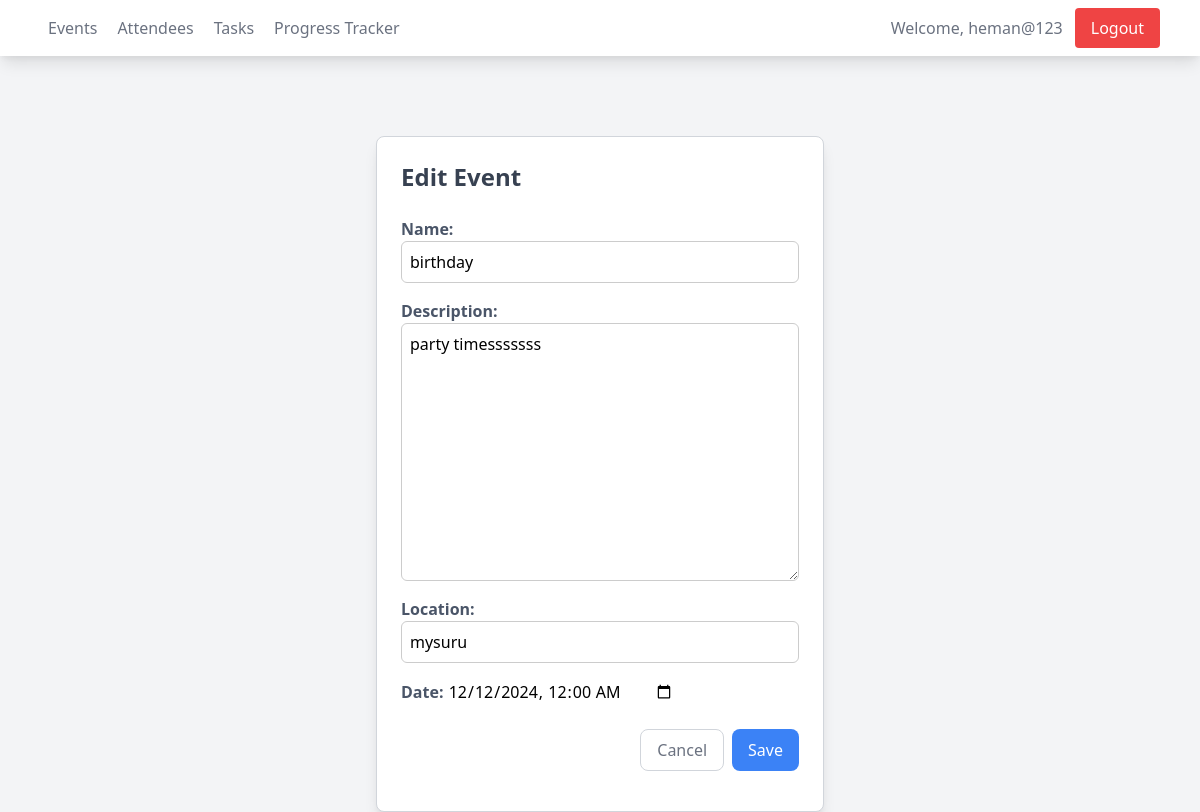
/events/edit/3/ (signed in), run on the app's committed database.
### dashboard/models.py (models this page shows, shortened)
class Event(models.Model):
    name = models.CharField(max_length=200)
    description = models.TextField()
    location = models.CharField(max_length=200)
    date = models.DateTimeField()
    attendees = models.ManyToManyField(Attendee, related_name='events', blank=True)
    created_by = models.ForeignKey(User, on_delete=models.CASCADE)
    created_at = models.DateTimeField(auto_now_add=True)
    updated_at = models.DateTimeField(auto_now=True)

### dashboard/views.py (the view)
# urls.py: path('events/edit/<int:event_id>/', views.edit_event, name='edit_event'),
@user_passes_test(is_admin)
@login_required
def edit_event(request, event_id):
    event = get_object_or_404(Event, id=event_id)
    if request.method == 'POST':
        form = EventForm(request.POST, instance=event)
        if form.is_valid():
            form.save()
            return redirect('event_list')
    else:
        form = EventForm(instance=event)
    return render(request, 'dashboard/edit_event.html', {'form': form, 'event': event})

### dashboard/forms.py
class EventForm(forms.ModelForm):
    date = forms.DateTimeField(widget=forms.DateTimeInput(attrs={'type': 'datetime-local'}))
    class Meta:
        model = Event
        fields = ['name', 'description', 'location', 'date']

### dashboard/views.py (called while the page is built)
def is_admin(user):
    return user.is_staff or user.is_superuser

### dashboard/templates/dashboard/edit_event.html (shortened to what this page needs)
{% extends 'base.html' %}
{% block content %}
<div class="max-w-4xl mx-auto mt-20 px-4 sm:px-6 lg:px-8">
    <div class="mx-auto p-6 border border-gray-300 w-full max-w-md shadow-lg rounded-lg bg-white">
        <h2 class="text-2xl font-semibold mb-6 text-gray-700">Edit Event</h2>
        <form method="post" action="{% url 'edit_event' event.id %}">
            <div class="space-y-4">
                {{ form.as_p }}
            </div>
            <div class="flex justify-end mt-6">
                <button type="button" onclick="window.history.back()"
                        class="mr-2 px-4 py-2 border border-gray-300 rounded-lg text-gray-500 hover:text-gray-700 hover:bg-gray-100 transition">
                    Cancel
                </button>
                <button type="submit"
                        class="px-4 py-2 bg-blue-500 text-white rounded-lg hover:bg-blue-600 transition">
                    Save
                </button>
            </div>
        </form>
    </div>
</div>
{% endblock %}

### dashboard/templates/base.html (shortened to what this page needs)
<html lang="en">
<head>
    <link href="https://cdnjs.cloudflare.com/ajax/libs/tailwindcss/2.2.19/tailwind.min.css" rel="stylesheet">
    <link href="https://cdn.jsdelivr.net/npm/flatpickr/dist/flatpickr.min.css" rel="stylesheet">
</head>
<body class="bg-gray-100">
    <nav class="bg-white shadow-lg">
        <div class="max-w-6xl mx-auto px-4">
            <div class="flex justify-between items-center">
                <div class="flex space-x-7">
                    <div class="flex items-center space-x-1">
                        <a href="{% url 'event_list' %}" class="py-4 px-2 text-gray-500 hover:text-green-500">Events</a>
                        <a href="{% url 'attendee_list' %}" class="py-4 px-2 text-gray-500 hover:text-green-500">Attendees</a>
                        <a href="{% url 'task_list' %}" class="py-4 px-2 text-gray-500 hover:text-green-500">Tasks</a>
                        <a href="{% url 'progress_tracker' %}" class="py-4 px-2 text-gray-500 hover:text-green-500">Progress Tracker</a>
                    </div>
                </div>
                <div class="hidden md:flex items-center space-x-3">
                    {% if user.is_authenticated %}
                    <span class="text-gray-500">Welcome, {{ user.username }}</span>
                    <a href="{% url 'logout' %}" class="py-2 px-4 bg-red-500 text-white rounded hover:bg-red-600">Logout</a>
                    {% else %}
                    <a href="{% url 'login' %}" class="py-2 px-4 bg-blue-500 text-white rounded hover:bg-blue-600">Login</a>
                    {% endif %}
                </div>
            </div>
        </div>
    </nav>
    <div class="container mx-auto mt-8">
        {% block content %}{% endblock %}
    </div>
</body>
</html>

### dashboard/templates/dashboard/edit_event.html (style rules this page uses)
form { display: flex; flex-direction: column; }
form .space-y-4 > * { margin-bottom: 1rem; }
form input[type="text"], form input[type="email"], form input[type="password"], form textarea, form select { width: 100%; padding: 0.5rem; border: 1px solid #ccc; border-radius: 0.375rem; transition: border-color 0.3s; }
form label { font-weight: 600; color: #4a5568; }

### data on the page
Event: name "birthday", description "party timesssssss", location "mysuru", date "12/12/2024 00:00"

### other printed values
{{ user.username }} "heman@123"
